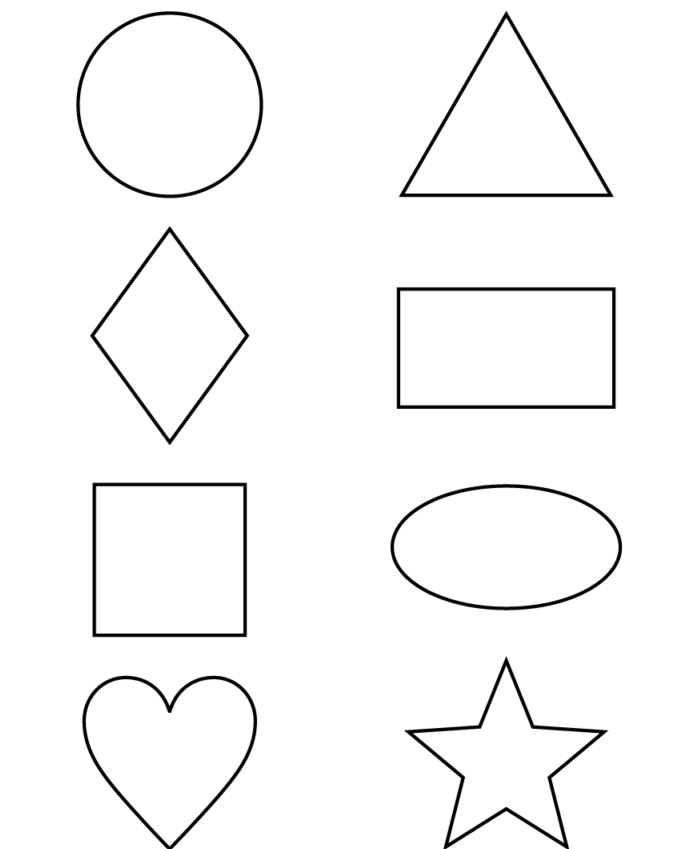
#> input picture images/the-shape.png, 687 x 849 px
$ python centroid.py   (older library calls are emulated)
#> lines starting #> are read from the running program, lines starting #| are printed output that depends on the picture; after the words box and inside, x2 and y2 are one past the last pixel; in counts of white or black regions, pixels touching at a corner belong together
#===========================================================================================
#
#title           : measure center point.
#description     : This script measure center point of object in an image.
#author		 	 :Abu Yusuf
#date            :20190114
#version         :1.0
#usage		     :centroid.py
#notes           :Install minimum python 3
#
#============================================================================================


import numpy as np
import cv2

img = cv2.imread('images/the-shape.png')
#> img is the input picture: shape (849, 687, 3); mean B, G, R 247.7, 247.7, 247.7

# convert the image to grayscale
gray_image = cv2.cvtColor(img, cv2.COLOR_BGR2GRAY)


# convert the grayscale image to binary image
ret,thresh = cv2.threshold(gray_image,127,255,0)
#> thresh: shape (849, 687); 97.1% white; 8 black regions

# find contours in the binary image
im2, contours, hierarchy = cv2.findContours(thresh,cv2.RETR_TREE,cv2.CHAIN_APPROX_SIMPLE)
#> contours = 16 contours; largest, box (x1, y1, x2, y2) and area: (0, 0, 687, 849) 543558, (75, 10, 264, 199) 27662, (396, 286, 617, 410) 27055, (80, 15, 260, 195) 25146, (92, 482, 248, 638) 24023

########### BEGIN : For multiple object in an image #########################

for c in contours:
   # calculate moments for each contour
   M = cv2.moments(c)

   # calculate x,y coordinate of center
   if(M["m00"] == 0):
     a=1
   else:
     a = M["m00"]

   cX = int(M["m10"] /a)
   cY = int(M["m01"] /a)
   cv2.circle(img, (cX, cY), 5, (77,14,133), -1)
   #cv2.putText(img, "centroid", (cX - 25, cY - 25),cv2.FONT_HERSHEY_SIMPLEX, 0.5, (255, 255, 255), 2)

   # display the image
   cv2.imshow("Image", img)
   cv2.waitKey(0)
#> this loop made 16 passes
#> (c, a, cX, cY) on pass 10: ([[400, 291], [400, 404], [611, 404], [611, 291]], 23843, 505, 347)
#> (a, cX, cY) on passes 1 to 6: (2186, 505, 835), (18268.5, 169, 746), (12191.5, 505, 763), (543558, 344, 400), (23185, 505, 546), (20728, 505, 546)
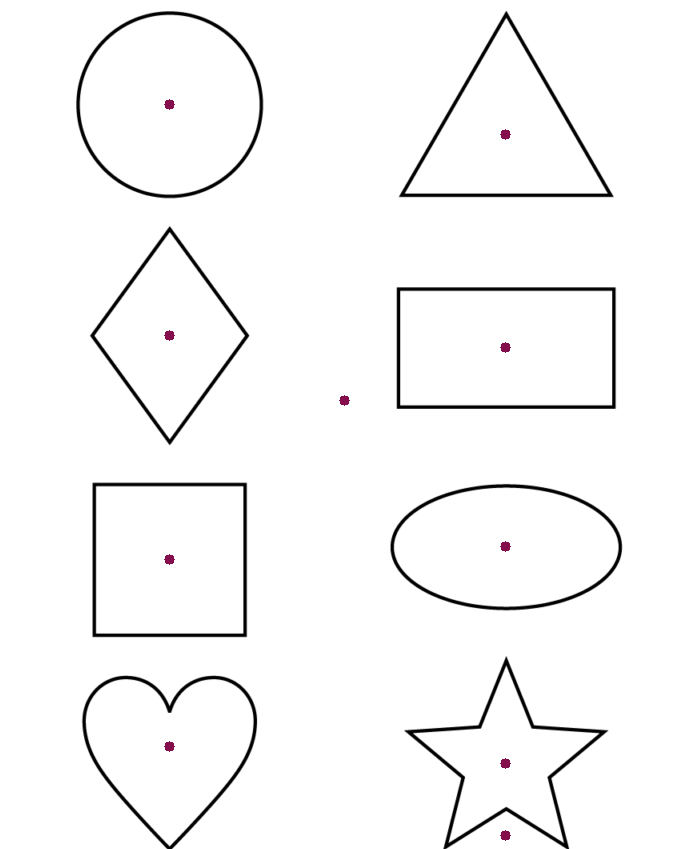
#> img: shape (849, 687, 3); 0.14% of pixels changed, all inside (x1, y1, x2, y2) = (164, 99, 511, 841)

########### END : For multiple object in an image #########################


########### BEGIN : For single object in an  image #########################
M = cv2.moments(thresh)
#> M = moments, m00 144453420, centre m10/m00, m01/m00 = (342.7, 423.4)
if(M["m00"] == 0):
    a=1
else:
    a = M["m00"]
#> a = 144453420

cX = int(M["m10"] /a)
#> cX = 342
cY = int(M["m01"] /a)
#> cY = 423

#print(cX,cY)


# put text and highlight the center
cv2.circle(img, (cX, cY), 4, (77,14,133), -1)
#> img: shape (849, 687, 3); 0.01% of pixels changed, all inside (x1, y1, x2, y2) = (338, 419, 347, 428)

# display the image
cv2.imshow("Image", img)
cv2.waitKey(0)

########### END : For single object in an  image #########################
